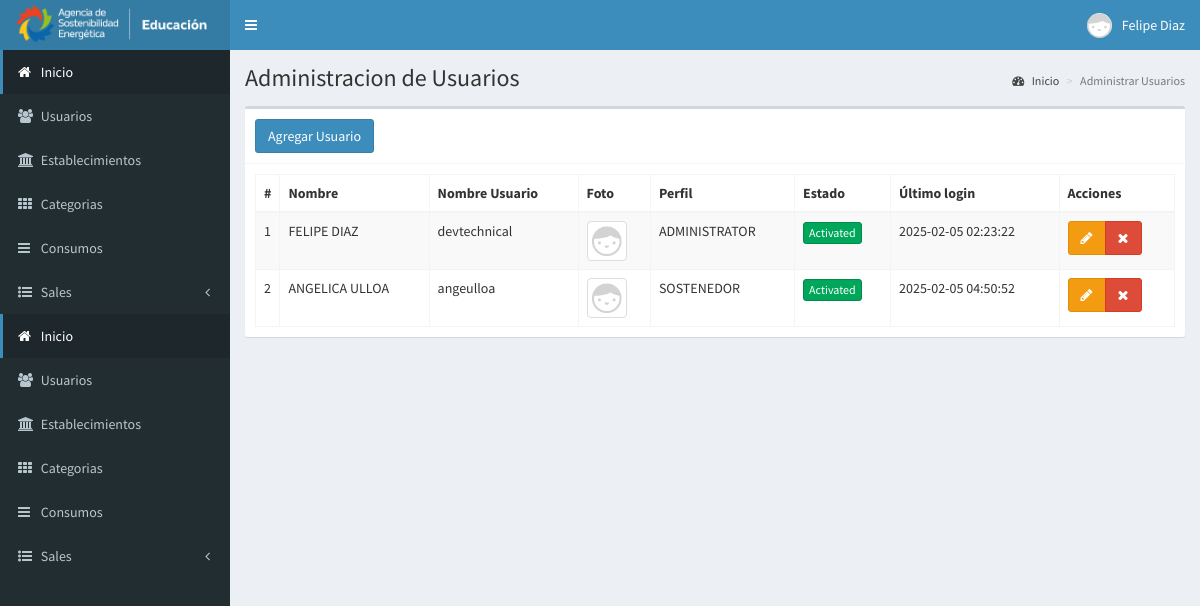
Page /users (signed in) on the committed database.
### tables this page shows
CREATE TABLE `users` (
  `id` int(11) NOT NULL,
  `name` text NOT NULL,
  `user` text NOT NULL,
  `password` text NOT NULL,
  `profile` text NOT NULL,
  `photo` text NOT NULL,
  `status` int(1) NOT NULL,
  `lastLogin` datetime NOT NULL,
  `date` timestamp NOT NULL DEFAULT current_timestamp() ON UPDATE current_timestamp()
);

### controllers/template.controller.php (called while the page is built)
<?php
class ControllerTemplate{
	static public function ctrTemplate(){
		include "views/template.php";
	}
}

### index.php (called while the page is built, shortened)
<?php
require_once "controllers/template.controller.php";
require_once "controllers/users.controller.php";
require_once "models/users.model.php";
$template = new ControllerTemplate();
$template -> ctrTemplate();

### controllers/users.controller.php (called while the page is built, shortened)
<?php
class ControllerUsers{
	static public function ctrShowUsers($item, $value){
		$table = "users";
		$answer = UsersModel::MdlShowUsers($table, $item, $value);
		return $answer;
	}
}

### models/connection.php (called while the page is built)
<?php
class Connection{
	public function connect(){
		$link = new PDO("mysql:host=localhost;port=3306;dbname=pos-english", "root", "");
		$link -> exec("set names utf8");
		return $link;
	}
}

### models/users.model.php (called while the page is built, shortened)
<?php
require_once "connection.php";
class UsersModel{
	static public function MdlShowUsers($tableUsers, $item, $value){
		if($item != null){
			$stmt = (new Connection)->connect()->prepare("SELECT * FROM $tableUsers WHERE $item = :$item");
			$stmt -> bindParam(":".$item, $value, PDO::PARAM_STR);
			$stmt -> execute();
			return $stmt -> fetch();
		}
		else{
			$stmt = (new Connection)->connect()->prepare("SELECT * FROM $tableUsers");
			$stmt -> execute();
			return $stmt -> fetchAll();
		}
	}
}

### views/modules/users.php (the view, shortened to what this page needs)
<div class="content-wrapper">
  <section class="content-header">
    <h1>
      Administracion de Usuarios
    </h1>
    <ol class="breadcrumb">
      <li><a href="home"><i class="fa fa-dashboard"></i> Inicio</a></li>
      <li class="active">Administrar Usuarios</li>
    </ol>
  </section>
  <section class="content">
    <div class="box">
      <div class="box-header with-border">
        <button class="btn btn-primary" data-toggle="modal" data-target="#addUser">
          Agregar Usuario
        </button>
      </div>
      <div class="box-body">
        <table class="table table-bordered table-striped dt-responsive tables" width="100%">
          <thead>
           <tr>
             <th style="width:10px">#</th>
             <th>Nombre</th>
             <th>Nombre Usuario</th>
             <th>Foto</th>
             <th>Perfil</th>
             <th>Estado</th>
             <th>Último login</th>
             <th>Acciones</th>
           </tr>
          </thead>
          <tbody>
            <?php
              $item = null;
              $value = null;
              $users = ControllerUsers::ctrShowUsers($item, $value);
              foreach ($users as $key => $value) {
                echo '<tr>
                    <td>'.($key+1).'</td>
                    <td class="text-uppercase">'.$value["name"].'</td>
                    <td>'.$value["user"].'</td>';
                    if ($value["photo"] != ""){
                      echo '<td><img src="'.$value["photo"].'" class="img-thumbnail" width="40px"></td>';
                    }else{
                      echo '<td><img src="views/img/users/default/anonymous.png" class="img-thumbnail" width="40px"></td>';
                    }
                    echo '<td class="text-uppercase">'.$value["profile"].'</td>';
                    if($value["status"] != 0){
                      echo '<td><button class="btn btn-success btnActivate btn-xs" userId="'.$value["id"].'" userStatus="0">Activated</button></td>';
                    }else{
                      echo '<td><button class="btn btn-danger btnActivate btn-xs" userId="'.$value["id"].'" userStatus="1">Deactivated</button></td>';
                    }
                    echo '<td>'.$value["lastLogin"].'</td>
                    <td>
                      <div class="btn-group">
                        <button class="btn btn-warning btnEditUser" idUser="'.$value["id"].'" data-toggle="modal" data-target="#editUser"><i class="fa fa-pencil"></i></button>
                        <button class="btn btn-danger btnDeleteUser" userId="'.$value["id"].'" username="'.$value["user"].'" userPhoto="'.$value["photo"].'"><i class="fa fa-times"></i></button>
                      </div>
                    </td>
                  </tr>';
              }
            ?>
          </tbody>
        </table>
      </div>
    </div>
  </section>
</div>

### rows in the picture
users: name "FELIPE DIAZ", user "devtechnical", profile "ADMINISTRATOR", lastLogin "2025-02-05 02:23:22"
users: name "ANGELICA ULLOA", user "angeulloa", profile "SOSTENEDOR", lastLogin "2025-02-05 04:50:52"

### other values in the picture
$_SESSION["name"] "Felipe Diaz"
